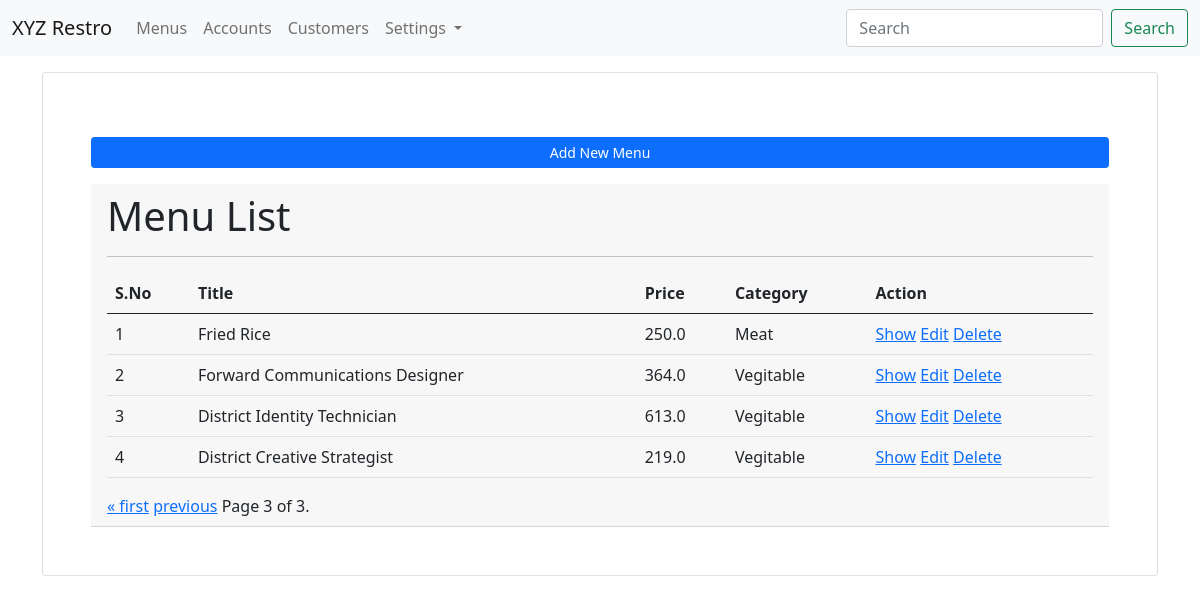
Screenshot of /menus/?page=3 (signed in) with the database file from the repository.
### app_menus/models.py (models this page shows, shortened)
class Menu(models.Model):
    menu_title = models.CharField(max_length=100)
    menu_price = models.FloatField(default=0.00)
    menu_ingredient = models.CharField(max_length=100)
    menu_category = models.ForeignKey(Category, on_delete=models.CASCADE)
    menu_img = models.FileField(upload_to="images/menus/", blank=True, null=True)
    menu_created_at = models.DateTimeField(auto_now_add=True)
    is_active = models.BooleanField(default=True)
    class Meta:
        db_table = "restro_menus"
        ordering = ["-menu_title"]

class Category(models.Model):
    category_title = models.CharField(max_length=100)
    category_code = models.CharField(max_length=20, null=True, blank=True)
    class Meta:
        db_table = "restro_categories"
        ordering = ["-category_title"]

### app_menus/views.py (the view)
# urls.py: path('', views.list_menu, name='menu-list'),
@login_required(login_url='/login/')
def list_menu(request):
    menu_list = Menu.objects.all()
    paginator = Paginator(menu_list, 4) # 4 data in one page
    page_number = request.GET.get('page')
    page_obj = paginator.get_page(page_number)
    context = {"page_obj" : page_obj}
    return render(request, 'menus/list_menu.html', context)

### templates/menus/list_menu.html (shortened to what this page needs)
{% extends 'layouts/master.html' %}
{% block content %}
<div class="container">
    <div class="card p-5 mt-3">
        <a href="{% url 'menu-add' %}" class="btn btn-sm btn-primary mb-3 mt-3">Add New Menu</a>
        <div class="card-header">
            <h1>Menu List</h1>
            <hr>
            <table class="table table-hover mt-3">
                <thead>
                    <tr>
                        <th>S.No</th>
                        <th>Title</th>
                        <th>Price</th>
                        <th>Category</th>
                        <th>Action</th>
                    </tr>
                </thead>
                <tbody>
                    {% for val in page_obj %}
                    <tr>
                        <td>{{ forloop.counter }}</td>
                        <td>{{ val.menu_title }}</td>
                        <td>{{ val.menu_price }}</td>
                        <td>{{ val.menu_category.category_title }}</td>
                        <td>
                            <a href="{% url 'menu-show' val.id %}">Show</a>
                            <a href="{% url 'menu-edit' val.id %}">Edit</a>
                            <a href="{% url 'menu-delete' val.id %}">Delete</a>
                        </td>
                    </tr>
                    {% endfor %}
                </tbody>
            </table>
            <div class="pagination">
                <span class="step-links">
                    {% if page_obj.has_previous %}
                        <a href="?page=1">&laquo; first</a>
                        <a href="?page={{ page_obj.previous_page_number }}">previous</a>
                    {% endif %}
                    <span class="current">
                        Page {{ page_obj.number }} of {{ page_obj.paginator.num_pages }}.
                    </span>
                </span>
            </div>
        </div>
    </div>
</div>
{% endblock %}

### rows the page displays
Menu: menu_title "Fried Rice", menu_price "250.0", menu_category.category_title "Meat"
Menu: menu_title "Forward Communications Designer", menu_price "364.0", menu_category.category_title "Vegitable"
Menu: menu_title "District Identity Technician", menu_price "613.0", menu_category.category_title "Vegitable"
Menu: menu_title "District Creative Strategist", menu_price "219.0", menu_category.category_title "Vegitable"

### other values shown
{{ page_obj.number }} "3"
{{ page_obj.paginator.num_pages }} "3"
